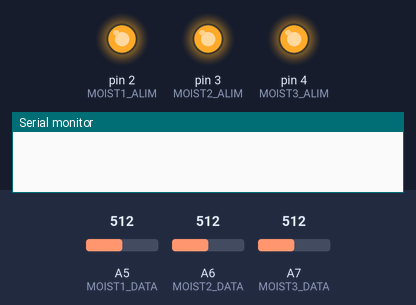
The sketch below on a simulated Arduino Nano, built with avr-gcc and run on an emulated ATmega328P. On the bench: output pins drawn as LEDs (lit = HIGH), the last lines printed to the serial monitor. The inputs (shaded band) are chosen by the test bench; at power-on: A5 (MOIST1_DATA) = 512, A6 (MOIST2_DATA) = 512, A7 (MOIST3_DATA) = 512.

Above: at 0.4 s.
At 3.4 s:
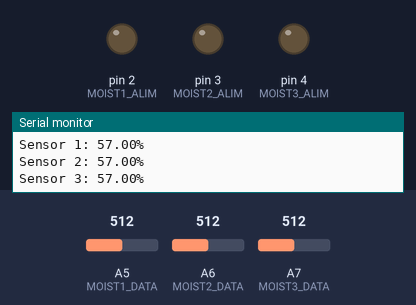
Timing chart, 0 to 4.5 s (numbered marks = the images above):
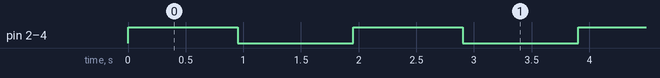

Measured:
- by itself, pin 2 (MOIST1_ALIM), pin 3 (MOIST2_ALIM), pin 4 (MOIST3_ALIM): alternates HIGH for 0.95 s and LOW for 1.0 s

The sketch:

SoilMoistureSensors.ino
```cpp
#define MOIST1_DATA A5
#define MOIST2_DATA A6
#define MOIST3_DATA A7
#define MOIST1_ALIM 2
#define MOIST2_ALIM 3
#define MOIST3_ALIM 4
#define MOIST_N 3 // Number of measures to get the average value

void setup() {
	Serial.begin(9600);

	// Init Moisture sensors power pins
	pinMode(MOIST1_ALIM, OUTPUT);
	pinMode(MOIST2_ALIM, OUTPUT);
	pinMode(MOIST3_ALIM, OUTPUT);

	// Put all pins to low to disable the sensors
	digitalWrite(MOIST1_ALIM, LOW);
	digitalWrite(MOIST2_ALIM, LOW);
	digitalWrite(MOIST3_ALIM, LOW);
}

void loop() {
	float soilHum[3];

	for (int i = 0; i < 3; i++) {
		soilHum[i] = 0;
	}

	// Enable all the moisture sensors
	digitalWrite(MOIST1_ALIM, HIGH);
	digitalWrite(MOIST2_ALIM, HIGH);
	digitalWrite(MOIST3_ALIM, HIGH);

	delay (500); // Wait a bit to let them power on

	// read sensor "MOIST_N" times and get the average
	for(int i = 0; i < MOIST_N; i++) {
		soilHum[0] += analogRead(MOIST1_DATA);
		soilHum[1] += analogRead(MOIST2_DATA);
		soilHum[2] += analogRead(MOIST3_DATA);
		delay(150);
	}

	// Disable all the sensors
	digitalWrite(MOIST1_ALIM, LOW);
	digitalWrite(MOIST2_ALIM, LOW);
	digitalWrite(MOIST3_ALIM, LOW);

	// Compute the average value
	soilHum[0] /= MOIST_N;
	soilHum[1] /= MOIST_N;
	soilHum[2] /= MOIST_N;

	// Get a pourcentage from the value
	soilHum[0] = map(soilHum[0], 780, 317, 0, 100);
	soilHum[1] = map(soilHum[1], 780, 317, 0, 100);
	soilHum[2] = map(soilHum[2], 780, 317, 0, 100);

	// Display the values in the Serial monitor
	for(int i = 0; i < 3; i++) {
		Serial.println("Sensor " + String(i+1) + ": " + String(soilHum[i]) + "%");
	}

	// Wait 1 second
	delay(1000);
}
```
